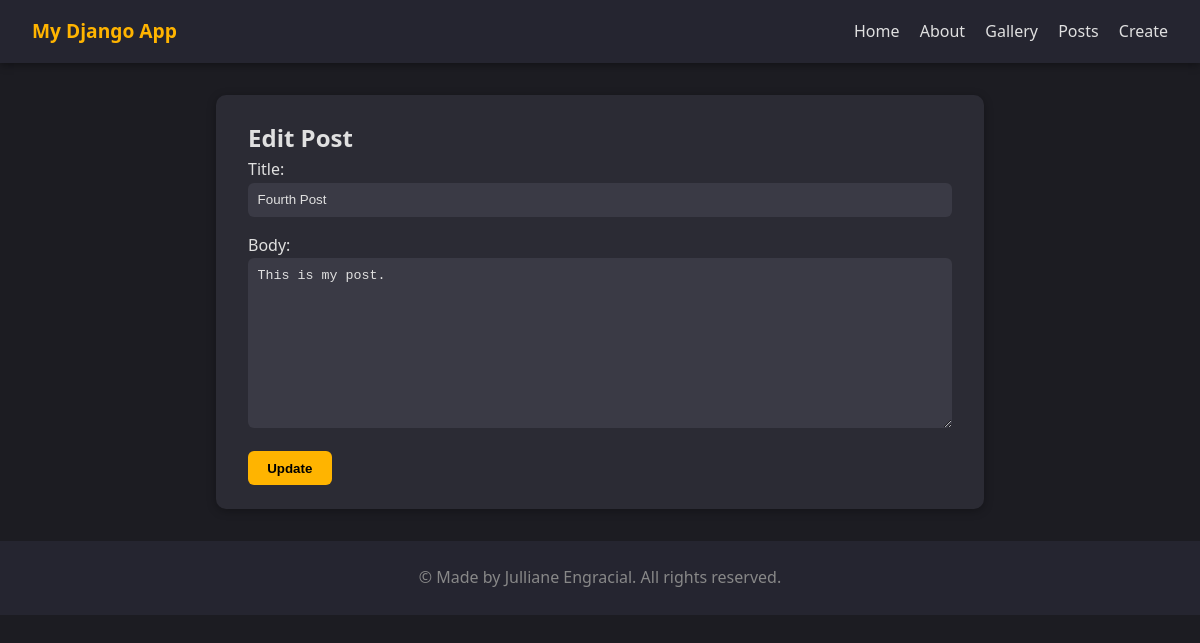
/posts/4/edit/, run on the app's committed database.
### pages/models.py (models this page shows, shortened)
class Post(models.Model):
    title = models.CharField(max_length=100, validators=[MinLengthValidator(3)])
    body = models.TextField(validators=[MinLengthValidator(10)])
    created_at = models.DateTimeField(auto_now_add=True)
    class Meta:
        ordering = ['-created_at']
        constraints = [
            models.UniqueConstraint(fields=['title'], name='unique_post_title')
        ]

### pages/views.py (the view)
# urls.py: path('posts/<int:pk>/edit/', views.post_update, name='post_update'),
def post_update(request, pk):
    post = get_object_or_404(Post, pk=pk)
    if request.method == 'POST':
        form = PostForm(request.POST, instance=post)
        if form.is_valid():
            form.save()
            messages.success(request, 'Post updated')
            return redirect('post_list')
        messages.error(request, 'Please correct the errors below.')
    else:
        form = PostForm(instance=post)
    return render(request, 'post_form.html', {'form': form})

### pages/forms.py (shortened to what this page needs)
class PostForm(forms.ModelForm):
    class Meta:
        model = Post
        fields = ['title', 'body']

### pages/templates/post_form.html (shortened to what this page needs)
{% extends 'base.html' %}
{% block content %}
<section class="card">
    <h1>{{ form.instance.pk|yesno:"Edit Post,Create New Post" }}</h1>
    <form method="post" class="styled-form">
        {{ form.as_p }}
        <button type="submit" class="btn">{{ form.instance.pk|yesno:"Update,Save" }}</button>
    </form>
</section>
{% endblock %}

### pages/static/css/style.css (style rules this page uses)
:root { --bg: #1c1c22; --card-bg: #2b2b34; --text: #e0e0e0; --accent: #ffb400; --danger: #ff6b6b; --muted: #888; --link: #4da3ff; --link-hover: #82c7ff; --link-visited: #66b3ff; }
* { box-sizing: border-box; margin: 0; padding: 0; }
body { background: var(--bg); color: var(--text); font-family: "Segoe UI", Roboto, sans-serif; line-height: 1.6; }
.card { background: var(--card-bg); padding: 1.5rem 2rem; margin-bottom: 1.5rem; border-radius: 10px; box-shadow: 0 2px 10px rgba(0,0,0,0.3); transition: transform 0.2s ease, box-shadow 0.2s ease; }
.btn { display: inline-block; background: var(--accent); color: #000; padding: 0.6rem 1.2rem; border: none; border-radius: 6px; text-decoration: none; font-weight: 600; transition: 0.3s; }
.styled-form input, .styled-form textarea { width: 100%; padding: 0.6rem; margin-bottom: 1rem; border: none; border-radius: 6px; background: #3a3a45; color: var(--text); }

### data on the page
Post: instance.pk "Edit Post", title "Fourth Post", body "This is my post.", instance.pk "Update"
